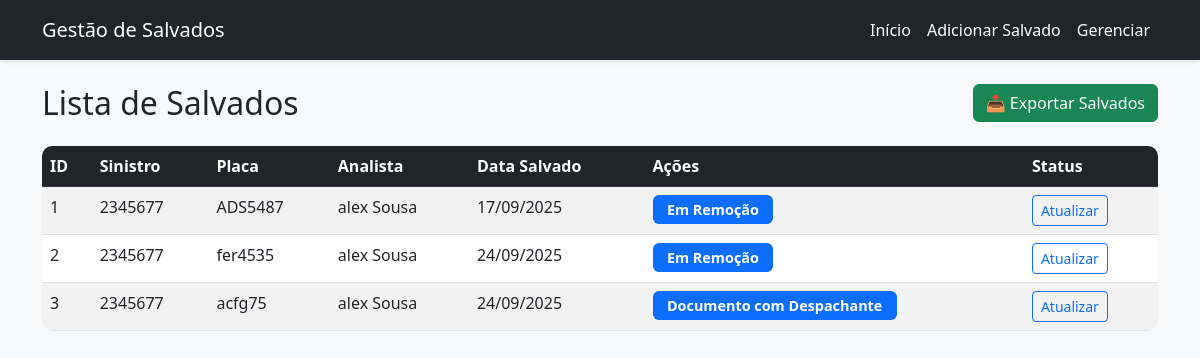
The page / on the database its author committed.
### tables this page shows
CREATE TABLE salvados (
                id INTEGER PRIMARY KEY AUTOINCREMENT,
                status TEXT,
                sinistro TEXT,
                apolice TEXT,
                data_recebimento_salvado DATE,
                data_pedido_cotacao_remocao DATE,
                nome_segurado TEXT,
                nome_terceiro TEXT,
                placa TEXT,
                marca TEXT,
                modelo TEXT,
                ano TEXT,
                n_fipe TEXT,
                valor_fipe REAL,
                mes_ano_ref_fipe TEXT,
                leiloeiro TEXT,
                status_remocao_leiloeiro TEXT,
                local_atual_veiculo TEXT,
                data_entrada_patio_leiloeiro DATE,
                vistorias_solicitada_monta DATE,
                vistorias_recebidas_monta DATE,
                vistorias_solicitada_ecv DATE,
                vistorias_recebidas_ecv DATE,
                classificacao_danos TEXT,
                ecv TEXT,
                valor_total_indenizacao REAL,
                franquia_outros_descontos REAL,
                valor_pago_pela_cia REAL,
                data_pagto_indenizacao DATE,
                data_recebimento_docs_nf_entrada DATE,
                data_solicitacao_nf_entrada DATE,
                data_recebimento_nf_entrada DATE,
                n_nf_entrada TEXT,
                valor_nf_entrada REAL,
                data_solicitacao_nf_saida DATE,
                data_recebimento_nf_saida DATE,
                n_nf_saida TEXT,
                valor_nf_saida REAL,
                data_solicitacao_recorte_chassi DATE,
                data_recebimento_recorte_chassi DATE,
                data_docs_disponivel_transf_seguradora DATE,
                data_recebimento_docs_transf_seguradora DATE,
                data_venda_salvado DATE,
                valor_venda REAL,
                nome_arrematante TEXT,
                data_docs_disponivel_transf_arrematante DATE,
                data_recebimento_docs_transf_arrematante DATE,
                doc_transferido_arrematante TEXT,
                analista_responsavel TEXT,
                historico TEXT
            );

### app.py (the view)
@app.route('/')
def index():
    salvados = db.get_all_salvados()
    return render_template('index.html', salvados=salvados)

### app.py (called while the page is built)
def strftime_filter(value, format_string):
    if value and isinstance(value, (datetime, str)):
        if isinstance(value, str):
            try:
                value = datetime.strptime(value, '%Y-%m-%d')
            except ValueError:
                return value
        return value.strftime(format_string)
    return ''

### models.py (called while the page is built)
    def get_all_salvados(self):
        cursor = self.conn.cursor()
        cursor.execute('SELECT * FROM salvados')
        return [Salvado(*row) for row in cursor.fetchall()]

### templates/index.html
{% extends "base.html" %}
{% block content %}
<div class="container mt-4 d-flex justify-content-between align-items-center">
    <h2 class="mb-0">Lista de Salvados</h2>
    <a href="{{ url_for('exportar_salvados') }}" class="btn btn-success">
        📥 Exportar Salvados
    </a>
</div>
<div class="table-responsive  container mt-4">
    <table class="table table-striped table-hover">
        <thead class="table-dark">
            <tr>
                <th>ID</th>
                <th>Sinistro</th>
                <th>Placa</th>
                <th>Analista</th>
                <th>Data Salvado</th>
                <th>Ações</th>
                <th>Status</th>
            </tr>
        </thead>
        <tbody>
            {% for salvado in salvados %}
            <tr style="cursor: pointer;" onclick="window.location='{{ url_for('detalhes', id=salvado.id) }}';">
                <td>{{ salvado.id }}</td>
                <td>{{ salvado.sinistro }}</td>
                <td>{{ salvado.placa }}</td>
                <td>{{ salvado.analista_responsavel }}</td>
                <td>{{ salvado.data_recebimento_salvado|strftime('%d/%m/%Y') }}</td>
                <td>
                    <span class="badge bg-{{ 'success' if salvado.status == 'Finalizado' else 'primary' }}">{{
                        salvado.status }}</span>
                </td>
                <td>
                    <a href="{{ url_for('atualizar', id=salvado.id) }}" class="btn btn-sm btn-outline-primary"
                        onclick="event.stopPropagation();">Atualizar</a>
                </td>
            </tr>
            {% endfor %}
        </tbody>
    </table>
</div>
{% endblock %}

### templates/base.html (shortened to what this page needs)
<!DOCTYPE html>
<html lang="pt-BR">
<head>
    <link href="https://cdn.jsdelivr.net/npm/bootstrap@5.3.0/dist/css/bootstrap.min.css" rel="stylesheet">
    <link href="{{ url_for('static', filename='style.css') }}" rel="stylesheet">
</head>
<body>
    <nav class="navbar navbar-expand-lg navbar-dark bg-dark">
        <div class="container">
            <a class="navbar-brand" href="{{ url_for('index') }}">Gestão de Salvados</a>
            <div class="collapse navbar-collapse" id="navbarNav">
                <ul class="navbar-nav ms-auto">
                    <li class="nav-item">
                        <a class="nav-link" href="{{ url_for('index') }}">Início</a>
                    </li>
                    <li class="nav-item">
                        <a class="nav-link" href="{{ url_for('salvado') }}">Adicionar Salvado</a>
                    </li>
                    <li class="nav-item">
                        <a class="nav-link" href="{{ url_for('gerenciar') }}">Gerenciar</a>
                    </li>
                </ul>
            </div>
        </div>
    </nav>
    {% block content %}{% endblock %}
</body>
</html>

### static/style.css (style rules this page uses)
body { background-color: #f8f9fa; font-family: 'Segoe UI', Tahoma, Geneva, Verdana, sans-serif; }
.navbar { box-shadow: 0 2px 4px rgba(0, 0, 0, 0.1); }
.btn-outline-primary { transition: all 0.3s; }
.table { border-radius: 10px; overflow: hidden; }
.badge { padding: 0.5em 1em; font-size: 0.9em; }
.table-hover tbody tr { cursor: pointer; }
.nav-link { color: #333; padding: 10px 20px; }
body { overflow-x: hidden; }
.navbar-dark .navbar-nav .nav-link { color: #fff; }

### rows shown on the page
salvados: id "1", sinistro "2345677", placa "ADS5487", analista_responsavel "alex Sousa", data_recebimento_salvado|strftime "17/09/2025", status "Em Remoção"
salvados: id "2", sinistro "2345677", placa "fer4535", analista_responsavel "alex Sousa", data_recebimento_salvado|strftime "24/09/2025", status "Em Remoção"
salvados: id "3", sinistro "2345677", placa "acfg75", analista_responsavel "alex Sousa", data_recebimento_salvado|strftime "24/09/2025", status "Documento com Despachante"
